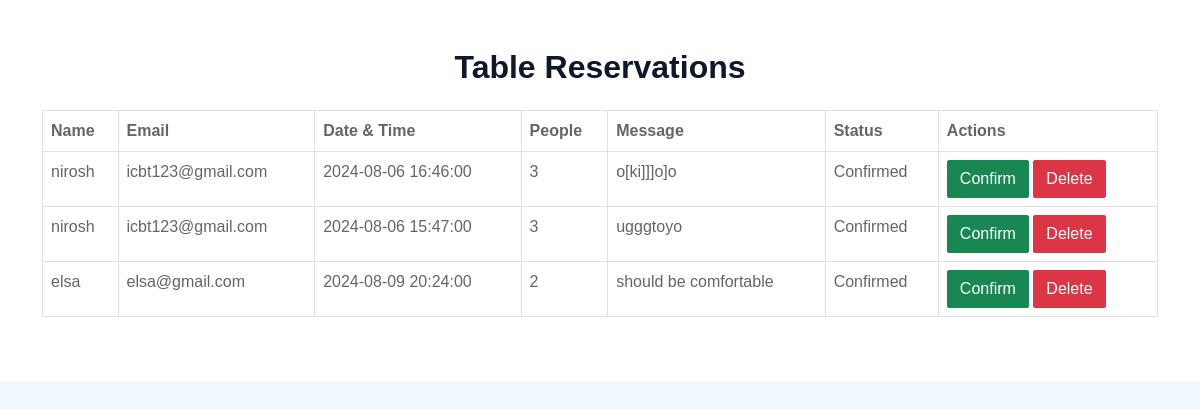
The app's page /display_reservations.php with its own data.
### tables this page shows
CREATE TABLE `reservations` (
  `id` int(11) NOT NULL,
  `Name` varchar(255) NOT NULL,
  `Email` varchar(255) NOT NULL,
  `datetime` datetime NOT NULL,
  `people` int(11) NOT NULL,
  `message` text DEFAULT NULL,
  `status` enum('Pending','Confirmed') DEFAULT 'Pending'
);

### display_reservations.php (the view, shortened to what this page needs)
<!DOCTYPE html>
<html lang="en">
<head>
    <link href="css/bootstrap.min.css" rel="stylesheet">
</head>
<body>
    <div class="container-xxl bg-white p-0">
        <div class="container py-5">
            <div class="row">
                <div class="col-12">
                    <h2 class="text-center mb-4">Table Reservations</h2>
                    <div class="table-responsive">
                        <table class="table table-bordered">
                            <thead>
                                <tr>
                                    <th>Name</th>
                                    <th>Email</th>
                                    <th>Date & Time</th>
                                    <th>People</th>
                                    <th>Message</th>
                                    <th>Status</th>
                                    <th>Actions</th>
                                </tr>
                            </thead>
                            <tbody>
                                <?php
                                require 'db_connection.php';
                                $sql = "SELECT * FROM reservations";
                                $result = $conn->query($sql);
                                if ($result->num_rows > 0) {
                                    while ($row = $result->fetch_assoc()) {
                                        echo "<tr>";
                                        echo "<td>" . htmlspecialchars($row["Name"] ?? 'N/A') . "</td>";
                                        echo "<td>" . htmlspecialchars($row["Email"] ?? 'N/A') . "</td>";
                                        echo "<td>" . htmlspecialchars($row["datetime"] ?? 'N/A') . "</td>";
                                        echo "<td>" . htmlspecialchars($row["people"] ?? 'N/A') . "</td>";
                                        echo "<td>" . htmlspecialchars($row["message"] ?? 'N/A') . "</td>";
                                        echo "<td>" . htmlspecialchars($row["status"] ?? 'Pending') . "</td>";
                                        echo "<td>
                                                <form method='POST' action='manage_reservation.php' style='display:inline;'>
                                                    <input type='hidden' name='id' value='" . htmlspecialchars($row["id"] ?? '') . "'>
                                                    <button type='submit' name='action' value='confirm' class='btn btn-success'>Confirm</button>
                                                </form>
                                                <form method='POST' action='manage_reservation.php' style='display:inline;'>
                                                    <input type='hidden' name='id' value='" . htmlspecialchars($row["id"] ?? '') . "'>
                                                    <button type='submit' name='action' value='delete' class='btn btn-danger'>Delete</button>
                                                </form>
                                              </td>";
                                        echo "</tr>";
                                    }
                                } else {
                                    echo "<tr><td colspan='7' class='text-center'>No reservations found</td></tr>";
                                }
                                ?>
                            </tbody>
                        </table>
                    </div>
                </div>
            </div>
        </div>
    </div>
</body>
</html>

### records on screen
reservations: Name "nirosh", Email "icbt123@gmail.com", datetime "2024-08-06 16:46:00", people "3", message "o[ki]]]o]o", status "Confirmed"
reservations: Name "nirosh", Email "icbt123@gmail.com", datetime "2024-08-06 15:47:00", people "3", message "ugggtoyo", status "Confirmed"
reservations: Name "elsa", Email "elsa@gmail.com", datetime "2024-08-09 20:24:00", people "2", message "should be comfortable", status "Confirmed"
